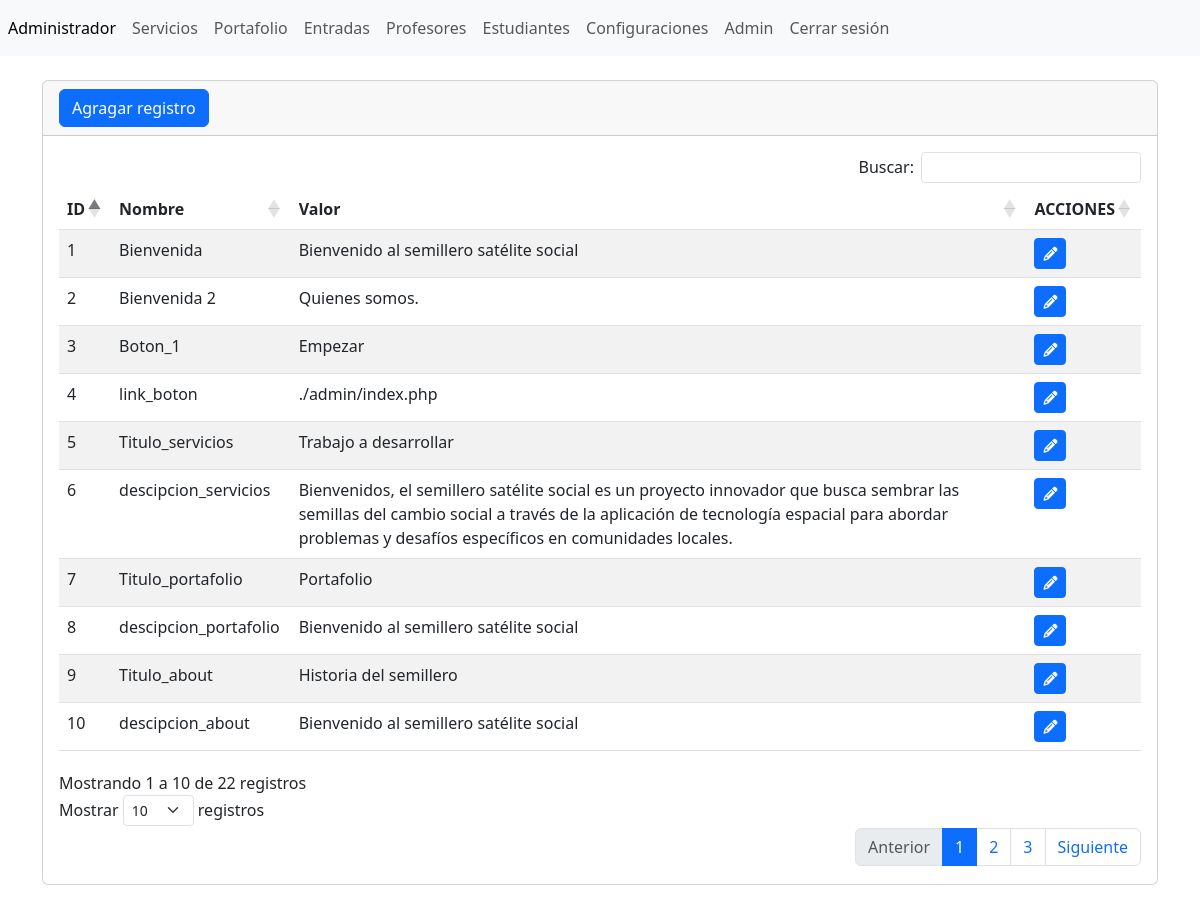
Before: /admin/secciones/configuraciones/index.php (signed in) with the older database file.
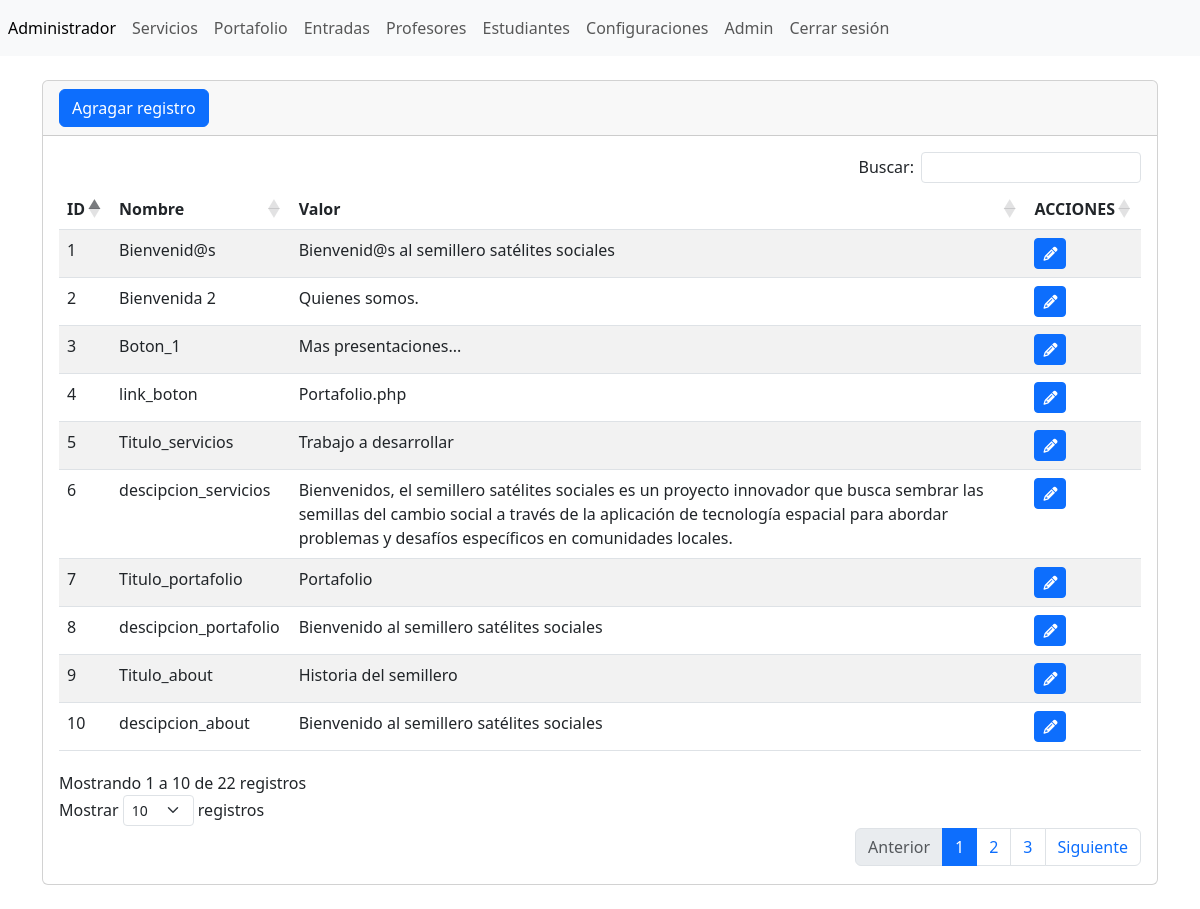
After: the same page with the newer database file.
### tables this page shows
CREATE TABLE `tb_configuraciones` (
  `ID` int(11) NOT NULL,
  `Nombre` varchar(255) NOT NULL,
  `valor` text NOT NULL
);

### admin/secciones/configuraciones/index.php (the view)
<?php
include ("../../bd.php");
$sentencia=$conexion->prepare("SELECT * FROM `tb_configuraciones`");
$sentencia->execute();
$lista_configuraciones=$sentencia->fetchAll(PDO::FETCH_ASSOC);
include ("../../templates/header.php"); ?>
<div class="card">
    <div class="card-header">
        <a name="" id="" class="btn btn-primary" href="crear.php" role="button">Agragar registro</a>
    </div>
    <div class="card-body">
    <div class="table-responsive-sm">
    <table id="tablas" class="table table-striped" style="width: 100%">
            <thead>
                <tr>
                    <th scope="col">ID</th>
                    <th scope="col">Nombre</th>
                    <th scope="col">Valor</th>
                    <th scope="col">ACCIONES</th>
                </tr>
            </thead>
            <tbody>
                <?php foreach($lista_configuraciones as $registros){?>
                <tr class="">
                    <td><?php echo $registros['ID'];?></td>
                    <td><?php echo $registros['Nombre'];?></td>
                    <td><?php echo $registros['valor'];?></td>
                    <td>
                     <a class="btn btn-sm btn-primary" href="editar.php?txtID=<?php echo $registros['ID']; ?>">
                      <i class="fa-solid fa-pencil"></i>
                     </a>
                    </td>
                </tr>
                <?php }?>
            </tbody>
        </table>
    </div>
    </div>
</div>
<?php include ("../../templates/footer.php"); ?>

### admin/templates/header.php (shortened to what this page needs)
<?php
$url_base = "http://localhost/pagina/admin/";
?>
<!DOCTYPE html>
<html lang="en">
<head>
  <link rel="stylesheet" type="text/css" href="https://cdn.datatables.net/1.13.1/css/dataTables.bootstrap5.min.css" />
  <link rel="stylesheet" type="text/css" href="https://cdn.datatables.net/buttons/2.3.3/css/buttons.bootstrap5.min.css"/>
  <link rel="stylesheet" href="https://cdn.jsdelivr.net/npm/bootstrap@5.3.0-alpha1/dist/css/bootstrap.min.css"/>
  <link rel="stylesheet" href="https://cdnjs.cloudflare.com/ajax/libs/font-awesome/6.2.1/css/all.min.css"
/>
</head>
<body>
<header>
  <nav class="navbar navbar-expand navbar-light bg-light">
    <div class="navbar-nav">
      <a class="nav-item nav-link active" href="#" aria-current="page">Administrador <span class="visually-hidden">(current)</span></a>
      <a class="nav-item nav-link" href="<?php echo $url_base; ?>secciones/servicios/">Servicios</a>
      <a class="nav-item nav-link" href="<?php echo $url_base; ?>secciones/portafolio/">Portafolio</a>
      <a class="nav-item nav-link" href="<?php echo $url_base; ?>secciones/entradas/">Entradas</a>
      <a class="nav-item nav-link" href="<?php echo $url_base; ?>secciones/Profesores/">Profesores</a>
      <a class="nav-item nav-link" href="<?php echo $url_base; ?>secciones/Estudiantes/">Estudiantes</a>
      <a class="nav-item nav-link" href="<?php echo $url_base; ?>secciones/configuraciones/">Configuraciones</a>
      <a class="nav-item nav-link" href="<?php echo $url_base; ?>secciones/Admin/">Admin</a>
      <a class="nav-item nav-link" href="<?php echo $url_base; ?>cerrar.php">Cerrar sesión</a>
    </div>
  </nav>
</header>
<main class="container">
<br>

### admin/templates/footer.php (shortened to what this page needs)
</main>
  </body>
</html>

Changed rows visible on the page:
changed tb_configuraciones id 1: Nombre "Bienvenida" → "Bienvenid@s"; valor "Bienvenido al semillero satélite social" → "Bienvenid@s al semillero satélites sociales"
changed tb_configuraciones "Boton_1": valor "Empezar" → "Mas presentaciones..."
changed tb_configuraciones "link_boton": valor "./admin/index.php" → "Portafolio.php"
changed tb_configuraciones "descipcion_servicios": valor "Bienvenidos, el semillero satélite social es un proyecto innovador…" → "Bienvenidos, el semillero satélites sociales es un proyecto innovador…"
changed tb_configuraciones "descipcion_portafolio": valor "Bienvenido al semillero satélite social" → "Bienvenido al semillero satélites sociales"
changed tb_configuraciones "descipcion_about": valor "Bienvenido al semillero satélite social" → "Bienvenido al semillero satélites sociales"
